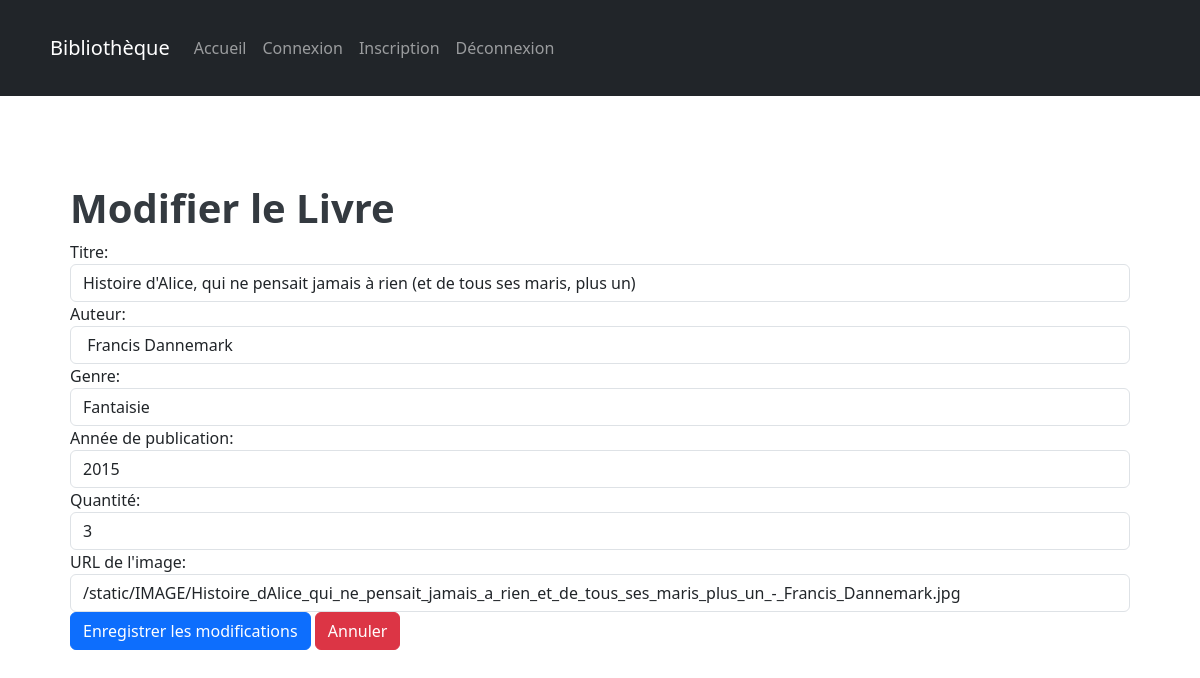
/modifier_livre/2 (signed in), run on an earlier commit of the app's database.
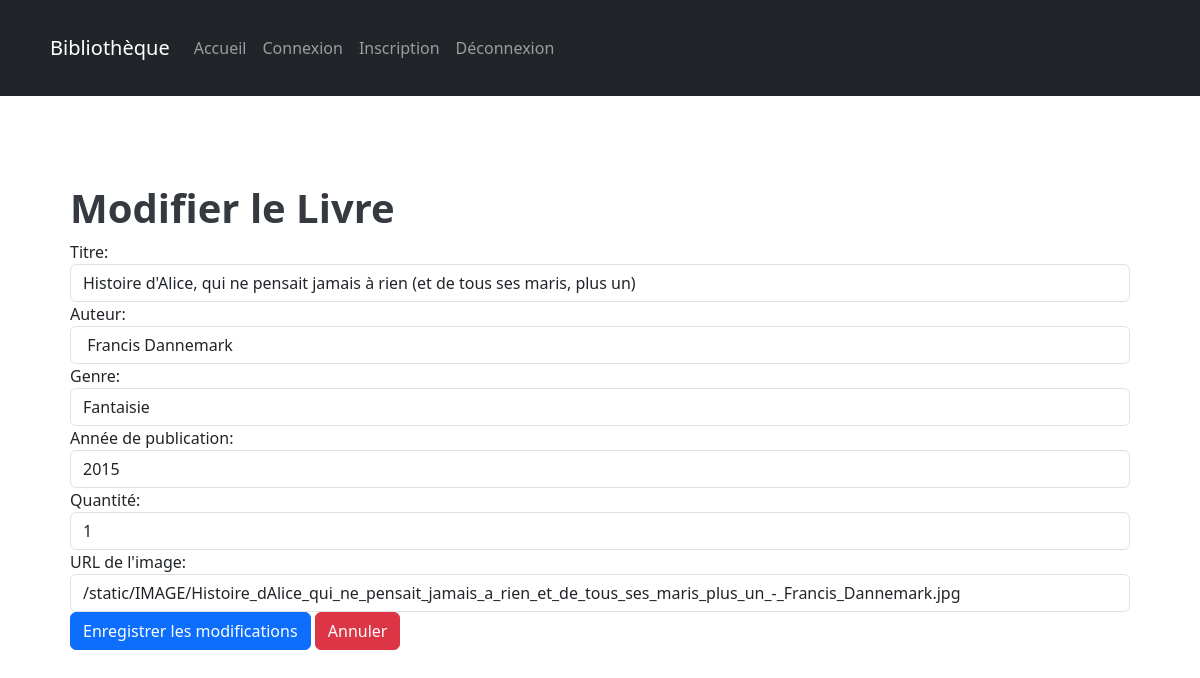
And on a later commit of the database.
### app.py (models this page shows)
class Livre(db.Model):
    id = db.Column(db.Integer, primary_key=True)
    titre = db.Column(db.String(100), nullable=False)
    auteur = db.Column(db.String(100), nullable=False)
    genre = db.Column(db.String(50), nullable=False)
    annee_publication = db.Column(db.Integer, nullable=False)
    description = db.Column(db.Text, nullable=True)
    quantite = db.Column(db.Integer, default=1, nullable=False)
    image_url = db.Column(db.String(200), nullable=True)
    emprunts = db.relationship('Emprunt', backref='livre', lazy=True)

### app.py (the view, shortened to what this page needs)
@app.route('/modifier_livre/<int:id>', methods=['GET', 'POST'])
@login_required
@role_required(is_SuperUser_required=True)
def modifier_livre(id):
    livre = Livre.query.get(id)
    return render_template('modifier_livre.html', livre=livre)

### app.py (called while the page is built)
@login_manager.user_loader
def load_user(user_id):
    return Utilisateur.query.get(int(user_id))

def role_required(is_SuperUser_required):
    def decorator(f):
        @wraps(f)
        def decorated_function(*args, **kwargs):
            if not current_user.is_authenticated:
                return redirect(url_for('connexion'))
            if is_SuperUser_required and not current_user.is_SuperUser:
                return redirect(url_for('accueil'))
            if not is_SuperUser_required and current_user.is_SuperUser:
                return redirect(url_for('accueil_admin'))
            return f(*args, **kwargs)
        return decorated_function
    return decorator

### templates/modifier_livre.html (shortened to what this page needs)
{% extends 'layout_admin.html' %}
{% block content %}
<div class="container">
    <h1 class="mt-4">Modifier le Livre</h1>
    <form method="post" action="{{ url_for('modifier_livre', id=livre.id) }}">
        <div class="form-group">
            <label for="titre">Titre:</label>
            <input type="text" id="titre" name="titre" class="form-control" value="{{ livre.titre }}" required>
        </div>
        <div class="form-group">
            <label for="auteur">Auteur:</label>
            <input type="text" id="auteur" name="auteur" class="form-control" value="{{ livre.auteur }}" required>
        </div>
        <div class="form-group">
            <label for="genre">Genre:</label>
            <input type="text" id="genre" name="genre" class="form-control" value="{{ livre.genre }}" required>
        </div>
        <div class="form-group">
            <label for="annee_publication">Année de publication:</label>
            <input type="number" id="annee_publication" name="annee_publication" class="form-control" value="{{ livre.annee_publication }}" required>
        </div>
        <div class="form-group">
            <label for="quantite">Quantité:</label>
            <input type="number" id="quantite" name="quantite" class="form-control" value="{{ livre.quantite }}" required>
        </div>
        <div class="form-group">
            <label for="image_url">URL de l'image:</label>
            <input type="text" id="image_url" name="image_url" class="form-control" value="{{ livre.image_url }}" required>
        </div>
        <button type="submit" class="btn btn-primary">Enregistrer les modifications</button>
        <a href="{{ url_for('gerer_livres') }}" class="btn btn-danger">Annuler</a>
    </form>
</div>
{% endblock %}

What changed in the data, as far as the page shows it:
changed Livre "Histoire d'Alice, qui ne pensait jamais à rien (et de tous ses maris, plus un)": quantite "3" → "1"
